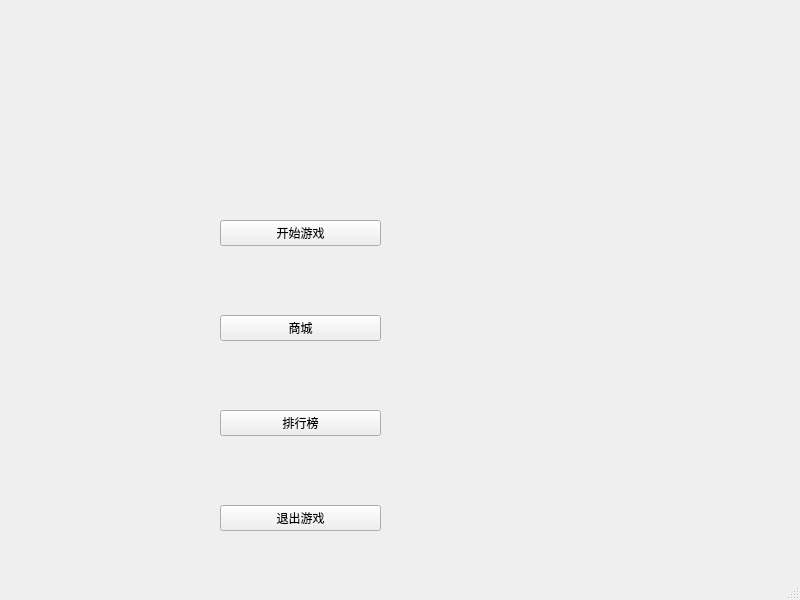
<?xml version="1.0" encoding="UTF-8"?>
<ui version="4.0">
 <class>MainWindow</class>
 <widget class="QMainWindow" name="MainWindow">
  <property name="geometry">
   <rect>
    <x>0</x>
    <y>0</y>
    <width>800</width>
    <height>600</height>
   </rect>
  </property>
  <property name="windowTitle">
   <string>MainWindow</string>
  </property>
  <property name="tabShape">
   <enum>QTabWidget::Triangular</enum>
  </property>
  <widget class="QWidget" name="centralwidget">
   <widget class="QWidget" name="verticalLayoutWidget">
    <property name="geometry">
     <rect>
      <x>220</x>
      <y>220</y>
      <width>161</width>
      <height>311</height>
     </rect>
    </property>
    <layout class="QVBoxLayout" name="verticalLayout">
     <item>
      <widget class="QPushButton" name="start">
       <property name="styleSheet">
        <string notr="true">font: 13pt &quot;STKaiti&quot;;</string>
       </property>
       <property name="inputMethodHints">
        <set>Qt::ImhNone</set>
       </property>
       <property name="text">
        <string>开始游戏</string>
       </property>
      </widget>
     </item>
     <item>
      <spacer name="verticalSpacer">
       <property name="orientation">
        <enum>Qt::Vertical</enum>
       </property>
       <property name="sizeHint" stdset="0">
        <size>
         <width>20</width>
         <height>40</height>
        </size>
       </property>
      </spacer>
     </item>
     <item>
      <widget class="QPushButton" name="shop">
       <property name="styleSheet">
        <string notr="true">font: 13pt &quot;STKaiti&quot;;</string>
       </property>
       <property name="text">
        <string>商城</string>
       </property>
      </widget>
     </item>
     <item>
      <spacer name="verticalSpacer_4">
       <property name="orientation">
        <enum>Qt::Vertical</enum>
       </property>
       <property name="sizeHint" stdset="0">
        <size>
         <width>20</width>
         <height>40</height>
        </size>
       </property>
      </spacer>
     </item>
     <item>
      <widget class="QPushButton" name="rank">
       <property name="styleSheet">
        <string notr="true">font: 13pt &quot;STKaiti&quot;;</string>
       </property>
       <property name="text">
        <string>排行榜</string>
       </property>
      </widget>
     </item>
     <item>
      <spacer name="verticalSpacer_5">
       <property name="orientation">
        <enum>Qt::Vertical</enum>
       </property>
       <property name="sizeHint" stdset="0">
        <size>
         <width>20</width>
         <height>40</height>
        </size>
       </property>
      </spacer>
     </item>
     <item>
      <widget class="QPushButton" name="exit">
       <property name="styleSheet">
        <string notr="true">font: 13pt &quot;STKaiti&quot;;</string>
       </property>
       <property name="text">
        <string>退出游戏</string>
       </property>
      </widget>
     </item>
    </layout>
   </widget>
  </widget>
  <widget class="QMenuBar" name="menubar">
   <property name="geometry">
    <rect>
     <x>0</x>
     <y>0</y>
     <width>800</width>
     <height>22</height>
    </rect>
   </property>
  </widget>
  <widget class="QStatusBar" name="statusbar"/>
 </widget>
 <resources/>
 <connections/>
</ui>
